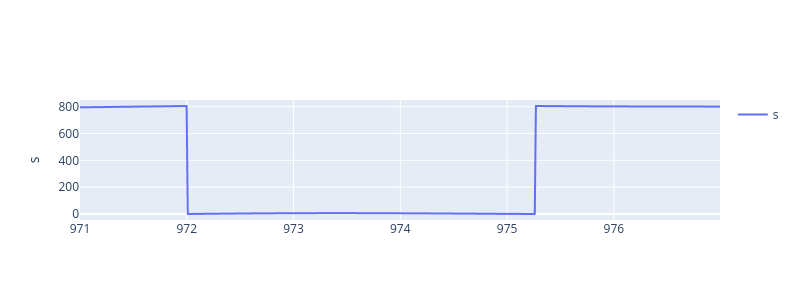

Write notebook code for a chart like this one.
### Code cell
from plotly.subplots import make_subplots
import plotly.graph_objects as go


fig = make_subplots(rows=1, cols=1, shared_xaxes=True)

fig.add_trace(
    go.Scattergl(
    x = segment["t_s"],
    y = segment["s"],
    name="s"
),
    row =1,
    col =1)

fig.update_yaxes(title_text="s", row=1, col=1)
fig.update_layout(
    height=300,
    width = 800,
    showlegend=True
)

fig.show()

### Figure 1 — Plotly figure (JSON) as saved in the notebook; plotly's stock layout.template omitted (floating-point values rounded to 4 significant figures; data arrays with more than 128 entries replaced by an {"elided": "..."} marker saying what was removed)
{"data": [{"name": "s", "type": "scattergl", "x": {"elided": "583 float values"}, "xaxis": "x", "y": {"elided": "583 float values"}, "yaxis": "y"}], "layout": {"height": 300, "showlegend": true, "width": 800, "xaxis": {"anchor": "y", "domain": [0, 1]}, "yaxis": {"anchor": "x", "domain": [0, 1], "title": {"text": "s"}}}}
